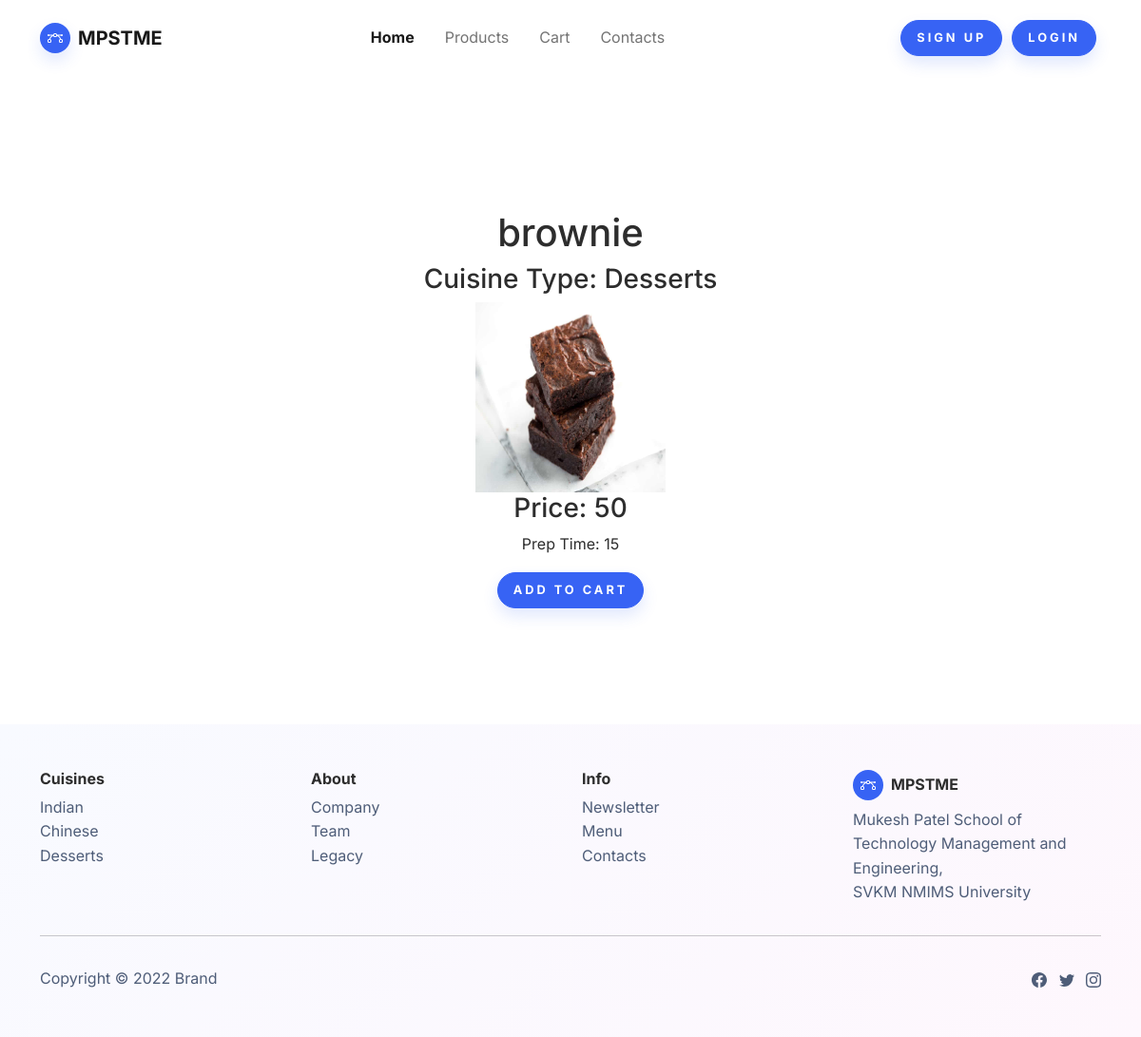
Screenshot of /product/brownie/ with the database file from the repository.
### home/models.py (models this page shows, shortened)
class Menu(models.Model):
    name=models.CharField(max_length=50)
    price=models.IntegerField()
    prep_time=models.IntegerField()
    cuisines=(
        ('0', "None"),
        ("Indian", "Indian"),
        ("Chinese", "Chinese"),
        ("Continental", "Continental"),
        ("Desserts", "Desserts"),
    )
    cuisine=models.CharField(choices=cuisines, max_length=30, default="None")
    img=models.ImageField(upload_to='img/', null=True, blank=True)
    class Meta:
        verbose_name_plural = "Menu"

### home/views.py (the view)
# urls.py: path('product/<str:name>/',views.product,name='product'),
def product(request,name):
    data=Menu.objects.get(name=name)
    context={"data":data}
    return render(request, 'product.html', context)

### templates/product.html (shortened to what this page needs)
{% extends './common/base.html'%}
{% load static %}
{% block content%}
    <section class="py-5 mt-5">
        <div class="container py-5" style="text-align: center;">
            <h1>{{data.name}}</h1>
            <h3>Cuisine Type: {{data.cuisine}}</h3>
            {% if data.img %}
            <img src="{{data.img.url}}" height="200px" width="200px">
            {% endif %}
            <h3>Price: {{data.price}}</h3>
            <p>Prep Time: {{data.prep_time}}</p>
            <a href=""><button class="btn btn-primary shadow">Add to Cart</button></a>
            <br>
            <br>
        </div>
    </section>
    {% endblock %}

### rows the page displays
Menu: name "brownie", cuisine "Desserts", img (picture), price "50", prep_time "15"
